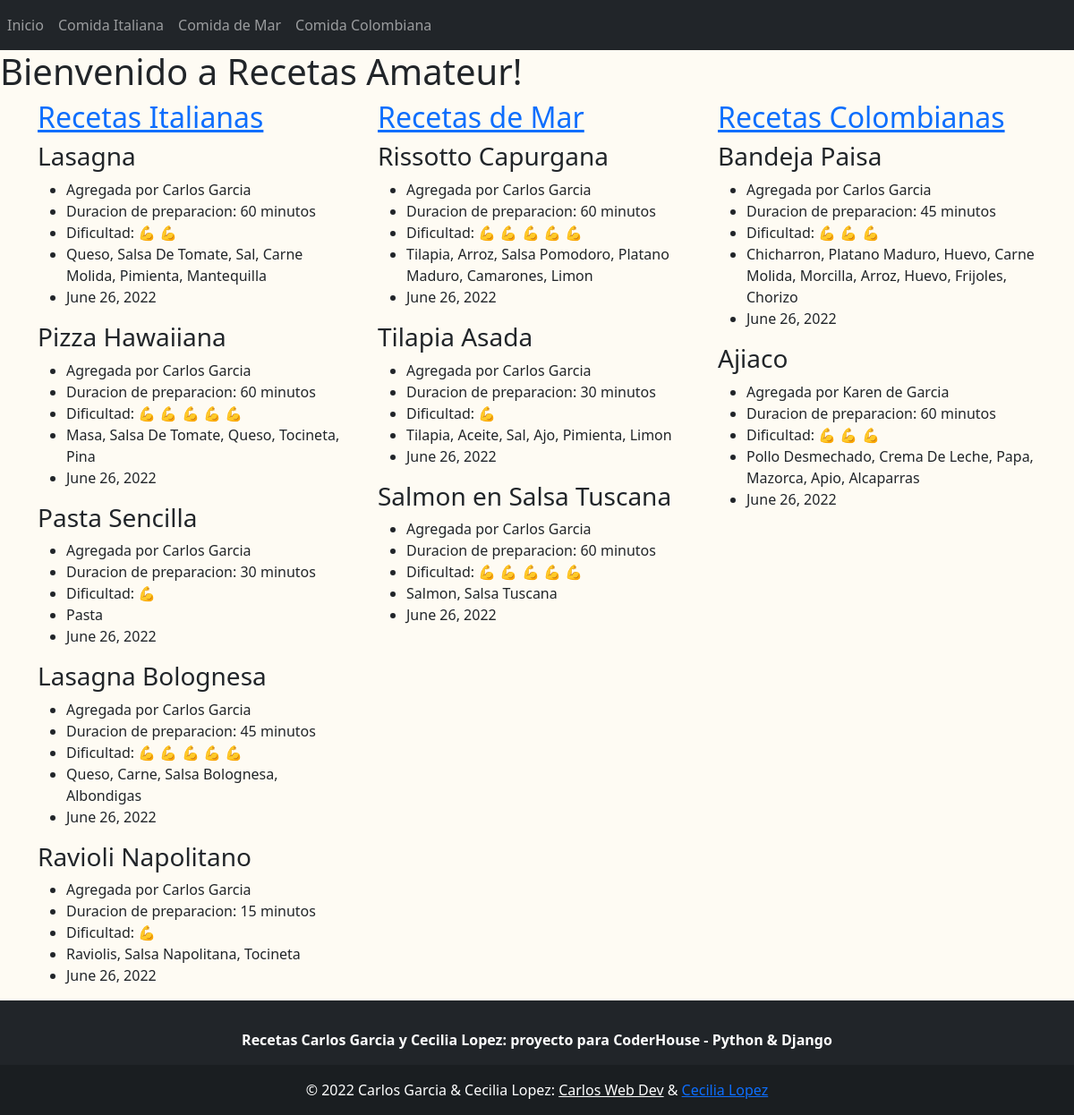
Before: / with the older database file.
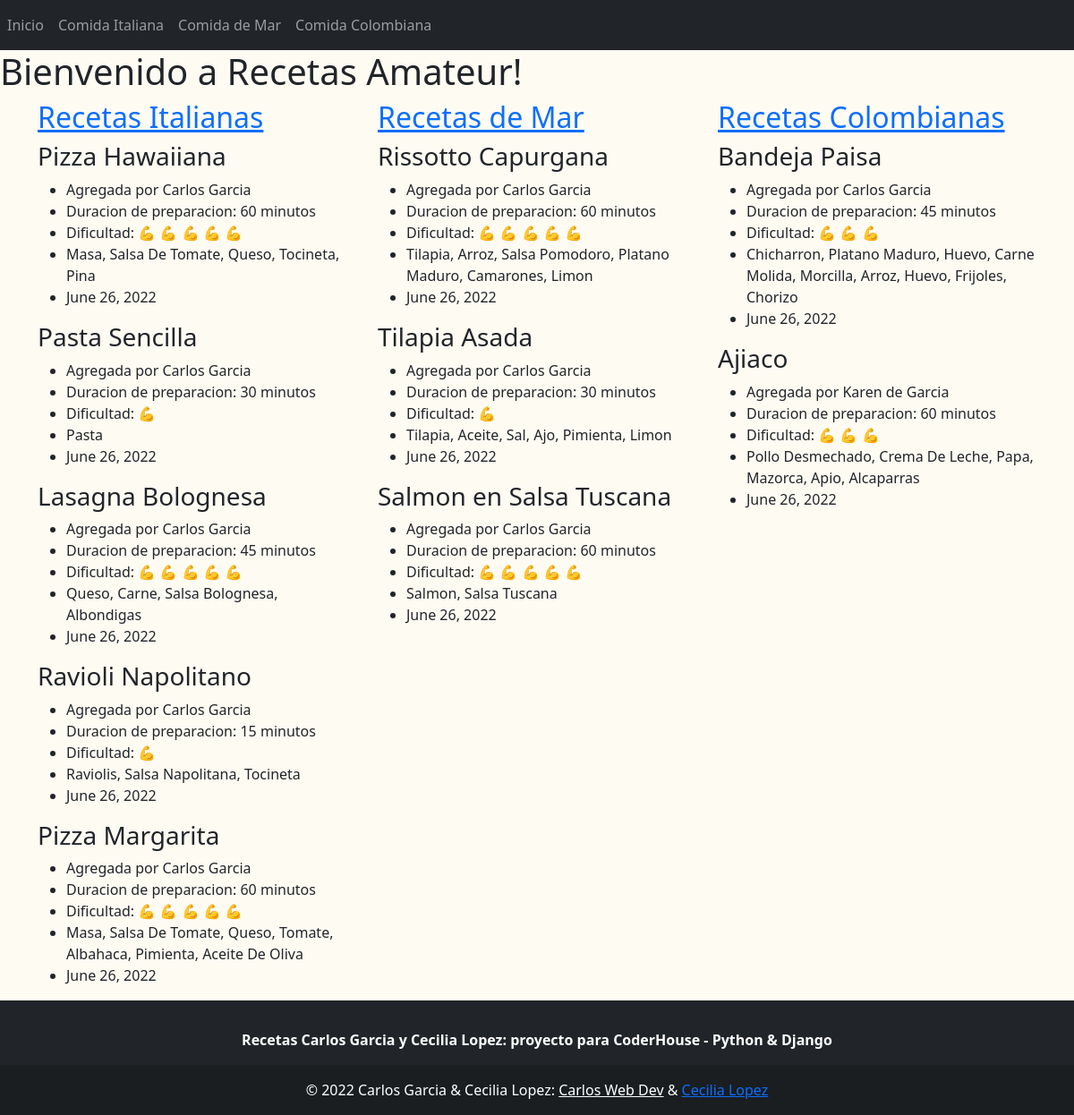
After: the same page with the newer database file.
### my_app/models.py (models this page shows, shortened)
class RecetasItalianas(models.Model):
    nombre_plato = models.CharField(max_length=30, unique=True, null=False)
    tiempo_cocina = models.IntegerField(unique=False, null=False, validators=[MinValueValidator(15), MaxValueValidator(60)])
    ingredientes = models.CharField(max_length=100 ,unique=False, null=False)
    autor = models.CharField(max_length=30, unique=False, null=False)
    dificultad = models.IntegerField(unique=False, null=False, validators=[MinValueValidator(1), MaxValueValidator(5)])
    fecha_agregada = models.DateField(unique=False, null=False)

class RecetasMar(models.Model):
    nombre_plato = models.CharField(max_length=30, unique=True, null=False)
    tiempo_cocina = models.IntegerField(unique=False, null=False, validators=[MinValueValidator(15), MaxValueValidator(60)])
    ingredientes = models.CharField(max_length=100 ,unique=False, null=False)
    autor = models.CharField(max_length=30, unique=False, null=False)
    dificultad = models.IntegerField(unique=False, null=False, validators=[MinValueValidator(1), MaxValueValidator(5)])
    fecha_agregada = models.DateField(unique=False, null=False)

class RecetasColombianas(models.Model):
    nombre_plato = models.CharField(max_length=30, unique=True, null=False)
    tiempo_cocina = models.IntegerField(unique=False, null=False, validators=[MinValueValidator(15), MaxValueValidator(60)])
    ingredientes = models.CharField(max_length=100 ,unique=False, null=False)
    autor = models.CharField(max_length=30, unique=False, null=False)
    dificultad = models.IntegerField(unique=False, null=False, validators=[MinValueValidator(1), MaxValueValidator(5)])
    fecha_agregada = models.DateField(unique=False, null=False)

### my_app/views.py (the view)
# urls.py: path('', views.home, name='home'),
def home(request):
    recetas_italianas = models.RecetasItalianas.objects.all()
    cantidad_recetas_italianas = len(recetas_italianas)
    inicio_italianas = 0
    if cantidad_recetas_italianas > 5:
        inicio_italianas =  cantidad_recetas_italianas - 5
    recetas_mar = models.RecetasMar.objects.all()
    cantidad_recetas_mar = len(recetas_mar)
    inicio_mar = 0
    if cantidad_recetas_mar > 5:
        inicio_mar = cantidad_recetas_mar - 5
    recetas_colombianas = models.RecetasColombianas.objects.all()
    cantidad_recetas_colombianas = len(recetas_colombianas)
    inicio_colombianas = 0
    if cantidad_recetas_colombianas > 5:
        inicio_colombianas = cantidad_recetas_colombianas - 5
    context = {
        'italianas': recetas_italianas[inicio_italianas: cantidad_recetas_italianas],
        'mar': recetas_mar[inicio_mar: cantidad_recetas_mar],
        'colombianas': recetas_colombianas[inicio_colombianas: cantidad_recetas_colombianas]
    }
    return render(request, f'{path_template}{templates_my_app[0]}', context=context)

### my_app/templates/my_app/index.html
{% extends 'my_app/base.html' %}
{% block content %}
<div class="home">
    <div>
        <h1>Bienvenido a Recetas Amateur!</h1>
    </div>
    <div class="container">
        <div class="row row-cols-3">
            <div class="col-6 col-md-4">
                <h2><a href="{% url 'my_app:italiana' %}">Recetas Italianas</a></h2>
                {% for receta in italianas %}
                <h3>{{receta.nombre_plato}}</h3>
                <ul>
                    <li>Agregada por {{receta.autor}}</li>
                    <li>Duracion de preparacion: {{ receta.tiempo_cocina }} minutos</li>
                    <li>Dificultad: {% if receta.dificultad == 1 %}
                        💪
                        {% elif receta.dificultad == 2 %}
                        💪 💪
                        {% elif receta.dificultad == 3 %}
                        💪 💪 💪
                        {% elif receta.dificultad == 4 %}
                        💪 💪 💪 💪
                        {% elif receta.dificultad == 5 %}
                        💪 💪 💪 💪 💪
                        {% endif %}
                    </li>
                    <li>{{receta.ingredientes|title}}</li>
                    <li>{{receta.fecha_agregada}}</li>
                </ul>
                {% endfor %}
            </div>
            <div class="col-6 col-md-4">
                <h2><a href="{% url 'my_app:mar' %}">Recetas de Mar</a></h2>
                {% for receta in mar %}
                <h3>{{receta.nombre_plato}}</h3>
                <ul>
                    <li>Agregada por {{receta.autor}}</li>
                    <li>Duracion de preparacion: {{ receta.tiempo_cocina }} minutos</li>
                    <li>Dificultad: {% if receta.dificultad == 1 %}
                        💪
                        {% elif receta.dificultad == 2 %}
                        💪 💪
                        {% elif receta.dificultad == 3 %}
                        💪 💪 💪
                        {% elif receta.dificultad == 4 %}
                        💪 💪 💪 💪
                        {% elif receta.dificultad == 5 %}
                        💪 💪 💪 💪 💪
                        {% endif %}
                    </li>
                    <li>{{receta.ingredientes|title}}</li>
                    <li>{{receta.fecha_agregada}}</li>
                </ul>
                {% endfor %}
            </div>
            <div class="col-6 col-md-4">
                <h2><a href="{% url 'my_app:colombiana' %}">Recetas Colombianas</a></h2>
                {% for receta in colombianas %}
                <h3>{{receta.nombre_plato}}</h3>
                <ul>
                    <li>Agregada por {{receta.autor}}</li>
                    <li>Duracion de preparacion: {{ receta.tiempo_cocina }} minutos</li>
                    <li>Dificultad: {% if receta.dificultad == 1 %}
                        💪
                        {% elif receta.dificultad == 2 %}
                        💪 💪
                        {% elif receta.dificultad == 3 %}
                        💪 💪 💪
                        {% elif receta.dificultad == 4 %}
                        💪 💪 💪 💪
                        {% elif receta.dificultad == 5 %}
                        💪 💪 💪 💪 💪
                        {% endif %}
                    </li>
                    <li>{{receta.ingredientes|title}}</li>
                    <li>{{receta.fecha_agregada}}</li>
                </ul>
                {% endfor %}
            </div>
        </div>
    </div>
</div>
{% endblock %}

### my_app/templates/my_app/base.html (shortened to what this page needs)
{% load static %}
<!DOCTYPE html>
<html lang="en">
<head>
  <link href="https://cdn.jsdelivr.net/npm/bootstrap@5.2.0-beta1/dist/css/bootstrap.min.css" rel="stylesheet"
>
  <link rel="stylesheet" href="{% static 'my_app/styles.css' %}">
</head>
<nav class="navbar navbar-expand-lg navbar-dark bg-dark head">
  <div class="collapse navbar-collapse" id="navbarNavDropdown">
    <ul class="navbar-nav">
      <li class="nav-item active">
        <a class="nav-link" href="{% url 'my_app:home'%}">Inicio </a>
      </li>
      <li class="nav-item">
        <a class="nav-link" href="{% url 'my_app:italiana' %}">Comida Italiana</a>
      </li>
      <li class="nav-item">
        <a class="nav-link" href="{% url 'my_app:mar' %}">Comida de Mar</a>
      </li>
      <li class="nav-item">
        <a class="nav-link" href="{% url 'my_app:colombiana' %}">Comida Colombiana</a>
      </li>
    </ul>
  </div>
</nav>
<body>
  {% block content %}
  {% endblock %}
</body>
<footer class="bg-dark text-center text-white">
  <div class="container p-4 pb-0">
    <section class="">
      <div class="row d-flex justify-content-center">
        <div class="col-auto">
          <p class="pt-2">
            <strong>Recetas Carlos Garcia y Cecilia Lopez: proyecto para CoderHouse - Python & Django</strong>
          </p>
        </div>
      </div>
    </section>
  </div>
  <div class="text-center p-3" style="background-color: rgba(0, 0, 0, 0.2);">
    © 2022 Carlos Garcia & Cecilia Lopez:
    <a class="text-white" href="https://github.com/CarlosGarciaWeb">Carlos Web Dev</a> & <a
      href="https://github.com/CeciliaLopezVera">Cecilia Lopez</a>
  </div>
</footer>
</html>

### my_app/static/my_app/styles.css (style rules this page uses)
.forms, .home { background-color: #FEFBF3; }
.head { background-color: #EEEDDE; color: #141E27; }

Changed rows visible on the page:
no longer on this page (row unchanged): RecetasItalianas: nombre_plato "Lasagna", autor "Carlos Garcia", tiempo_cocina "60", ingredientes "Queso, Salsa De Tomate, Sal, Carne Molida, Pimienta, Mantequilla", fecha_agregada "June 26, 2022"
added RecetasItalianas: nombre_plato "Pizza Margarita", autor "Carlos Garcia", tiempo_cocina "60", ingredientes "Masa, Salsa De Tomate, Queso, Tomate, Albahaca, Pimienta, Aceite De Oliva", fecha_agregada "June 26, 2022"
